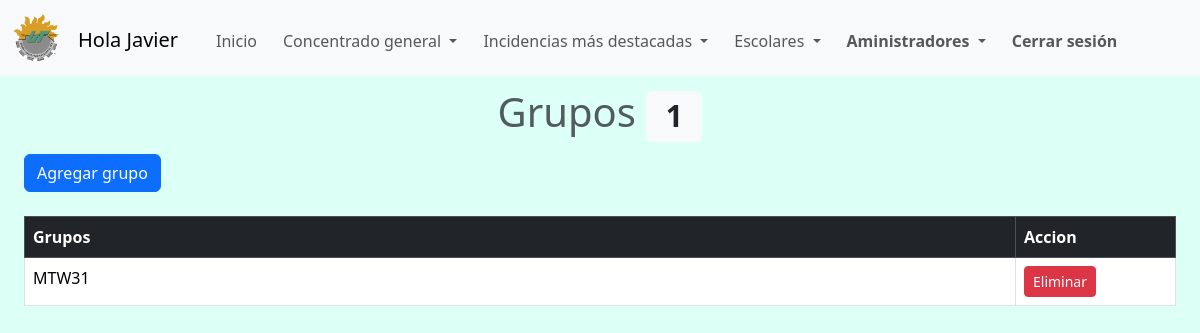
Page /layouts_admins/grupos.php (signed in) on the earlier database version.
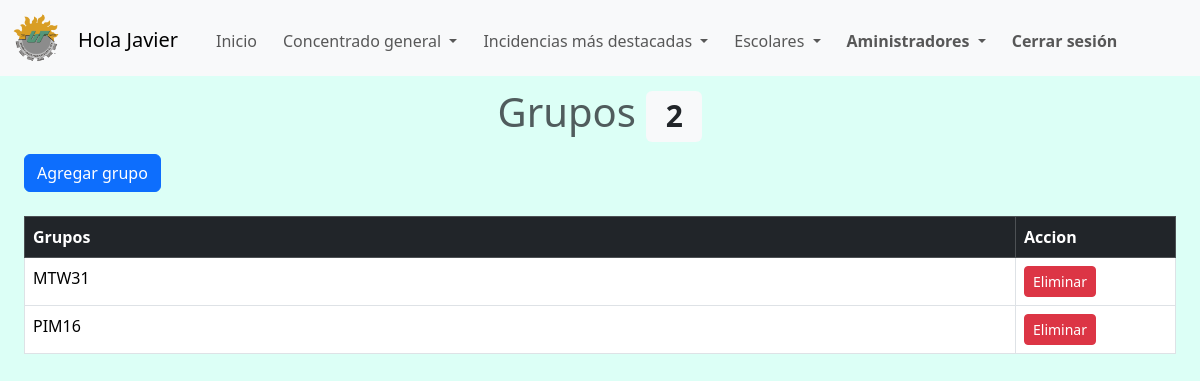
Same page on the later database version.
### tables this page shows
CREATE TABLE IF NOT EXISTS `grupos` (
  `id` int NOT NULL AUTO_INCREMENT,
  `grupo` varchar(20) NOT NULL,
  PRIMARY KEY (`id`)
);

### layouts_admins/grupos.php (the view, shortened to what this page needs)
<!DOCTYPE html>
<html lang="en">
<head>
    <link href="https://cdn.jsdelivr.net/npm/bootstrap@5.3.2/dist/css/bootstrap.min.css" rel="stylesheet">
</head>
<body class="admin_background">
<?php include ("navbar.php");?>
<?php include('../php/connection.php');
  $consul = "SELECT COUNT(*) AS total_grupos FROM grupos";
  $resul = mysqli_query($connection, $consul);
  $row = mysqli_fetch_array($resul);?>
<h1 class="h1-tittles text-muted display-6">Grupos <span class="badge bg-light text-dark"><?php echo $row['total_grupos'];?></span></h1>
<div class="div-table">
<button type="button" class="btn btn-primary" data-bs-toggle="modal" data-bs-target="#exampleModal">
  Agregar grupo
</button>
<br><br>
  <table class="table table-bordered">
    <thead class="table-dark">
      <tr>
        <th scope="col">Grupos</th>
        <th scope="col" style="width:10rem;">Accion</th>
      </tr>
    </thead>
    <tbody>
      <?php require_once("../php/connection.php");
        $result = mysqli_query($connection, "SELECT * FROM grupos");
        while ($row = mysqli_fetch_assoc($result)):
      ?>
      <tr>
        <td><?php echo $row["grupo"];?></td>
        <td>
            <button type="button" class="btn btn-danger btn-sm" data-bs-toggle="modal" data-bs-target="#borrar_<?php echo $row['id'];?>"> Eliminar</button>
        </td>
      </tr>
      </div>
      <?php endwhile;?>
</body>
</html>

Differences in the rows shown:
added grupos: grupo "PIM16"
Other differences:
$row['total_grupos']: "1" → "2"
